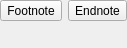
<?xml version="1.0" encoding="UTF-8"?>
<ui version="4.0">
 <class>SimpleFootEndNotesWidget</class>
 <widget class="QWidget" name="SimpleFootEndNotesWidget">
  <property name="geometry">
   <rect>
    <x>0</x>
    <y>0</y>
    <width>193</width>
    <height>48</height>
   </rect>
  </property>
  <property name="sizePolicy">
   <sizepolicy hsizetype="Fixed" vsizetype="Minimum">
    <horstretch>0</horstretch>
    <verstretch>0</verstretch>
   </sizepolicy>
  </property>
  <layout class="QGridLayout" name="gridLayout">
   <property name="sizeConstraint">
    <enum>QLayout::SetMinAndMaxSize</enum>
   </property>
   <property name="margin">
    <number>0</number>
   </property>
   <item row="0" column="1">
    <widget class="FormattingButton" name="addEndnote">
     <property name="text">
      <string>Endnote</string>
     </property>
     <property name="iconSize">
      <size>
       <width>32</width>
       <height>32</height>
      </size>
     </property>
     <property name="popupMode">
      <enum>QToolButton::InstantPopup</enum>
     </property>
     <property name="toolButtonStyle">
      <enum>Qt::ToolButtonTextUnderIcon</enum>
     </property>
    </widget>
   </item>
   <item row="0" column="0">
    <widget class="FormattingButton" name="addFootnote">
     <property name="text">
      <string>Footnote</string>
     </property>
     <property name="iconSize">
      <size>
       <width>32</width>
       <height>32</height>
      </size>
     </property>
     <property name="popupMode">
      <enum>QToolButton::InstantPopup</enum>
     </property>
     <property name="toolButtonStyle">
      <enum>Qt::ToolButtonTextUnderIcon</enum>
     </property>
     <property name="autoRaise">
      <bool>false</bool>
     </property>
    </widget>
   </item>
   <item row="1" column="0">
    <widget class="QWidget" name="SpecialSpacer" native="true">
     <property name="sizePolicy">
      <sizepolicy hsizetype="Preferred" vsizetype="Expanding">
       <horstretch>0</horstretch>
       <verstretch>0</verstretch>
      </sizepolicy>
     </property>
    </widget>
   </item>
  </layout>
 </widget>
 <customwidgets>
  <customwidget>
   <class>FormattingButton</class>
   <extends>QToolButton</extends>
   <header>dialogs/FormattingButton.h</header>
  </customwidget>
 </customwidgets>
 <resources/>
 <connections/>
</ui>
